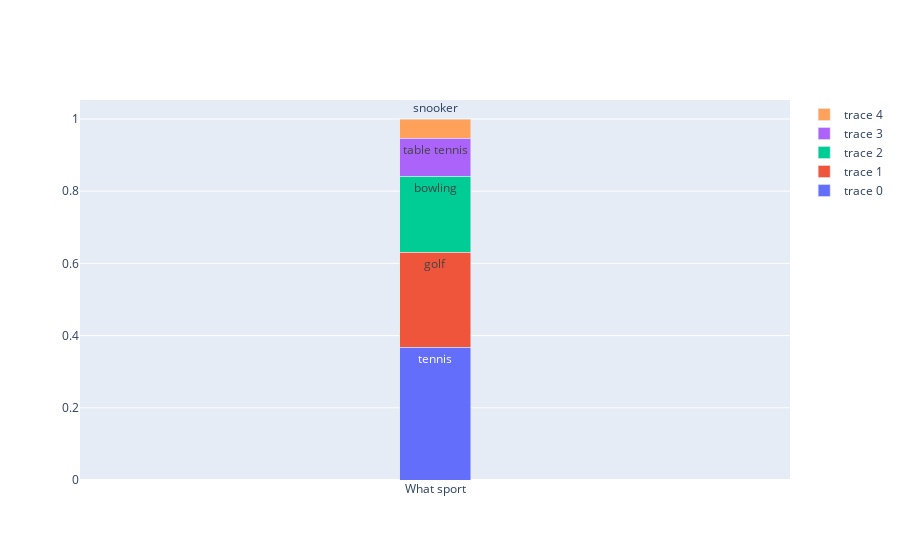

The code cell stored with this chart in its notebook:
### Code cell
draw_qa_bar('What sport')

### Figure 1 — Plotly figure (JSON) as saved in the notebook; plotly's stock layout.template omitted (floating-point values rounded to 4 significant figures)
{"data": [{"text": "tennis", "textposition": "auto", "type": "bar", "width": 0.1, "x": ["What sport"], "y": [0.3684]}, {"text": "golf", "textposition": "auto", "type": "bar", "width": 0.1, "x": ["What sport"], "y": [0.2632]}, {"text": "bowling", "textposition": "auto", "type": "bar", "width": 0.1, "x": ["What sport"], "y": [0.2105]}, {"text": "table tennis", "textposition": "auto", "type": "bar", "width": 0.1, "x": ["What sport"], "y": [0.1053]}, {"text": "snooker", "textposition": "auto", "type": "bar", "width": 0.1, "x": ["What sport"], "y": [0.05263]}], "layout": {"barmode": "stack"}}
